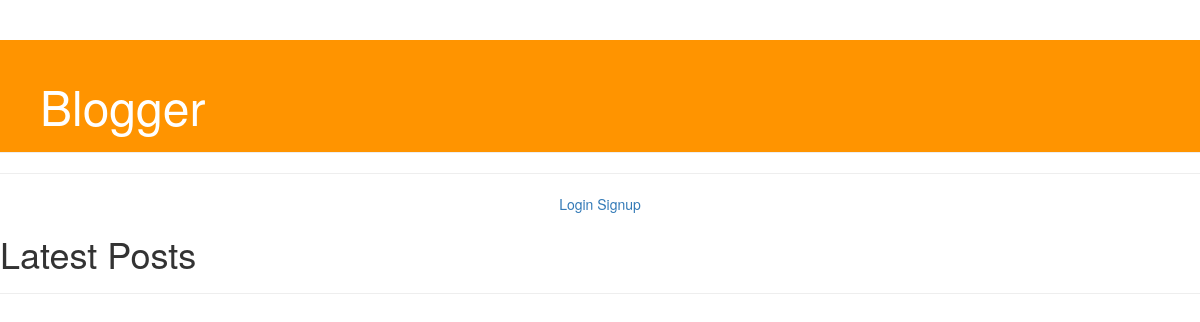
Page /blogger/all_blogs/ on the earlier database version.
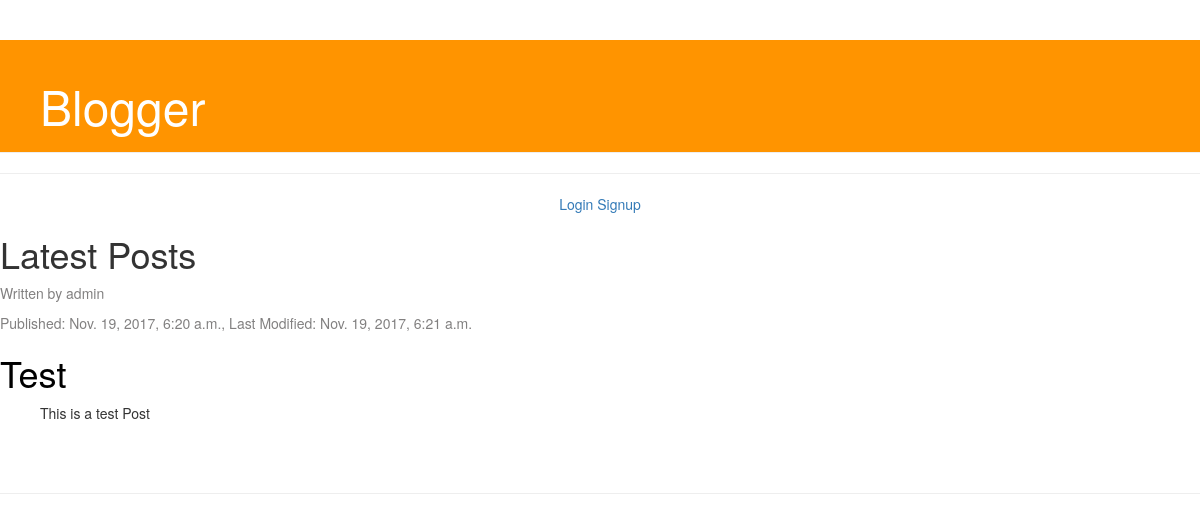
Same page on the later database version.
### blogger/models.py (models this page shows, shortened)
class Post(models.Model):
    author = models.ForeignKey(User)
    title = models.CharField(max_length=200)
    content = models.TextField()
    date_created = models.DateTimeField(default=timezone.now)
    date_last_modified = models.DateTimeField(blank=True, null=True)

### blogger/views.py (the view)
def post_list(request):
    posts = Post.objects.filter(date_created__lte=timezone.now()).order_by('date_last_modified')
    return render(request, 'blogger/all_blogs.html', {'posts': posts})

### blogger/templates/blogger/all_blogs.html (shortened to what this page needs)
{% extends 'blogger/index.html' %}
{% block content %}
  <h1 class="title">Latest Posts</h1>
  {% for post in posts %}
  <div class="post">
    <p class="date">Written by {{ post.author }}</p>
    <p class="date"> Published: {{ post.date_created }}, Last Modified: {{ post.date_last_modified }}</p>
    <h1><a href="{% url 'post_page' pk=post.pk %}">{{ post.title }}</a></h1>
    <p class="content">{{ post.content|linebreaksbr }}</p>
  </div>
  {% endfor %}
{% endblock %}

Differences in the rows shown:
added Post: author "admin", date_created "Nov. 19, 2017, 6:20 a.m.", date_last_modified "Nov. 19, 2017, 6:21 a.m.", title "Test", content "This is a test Post"
